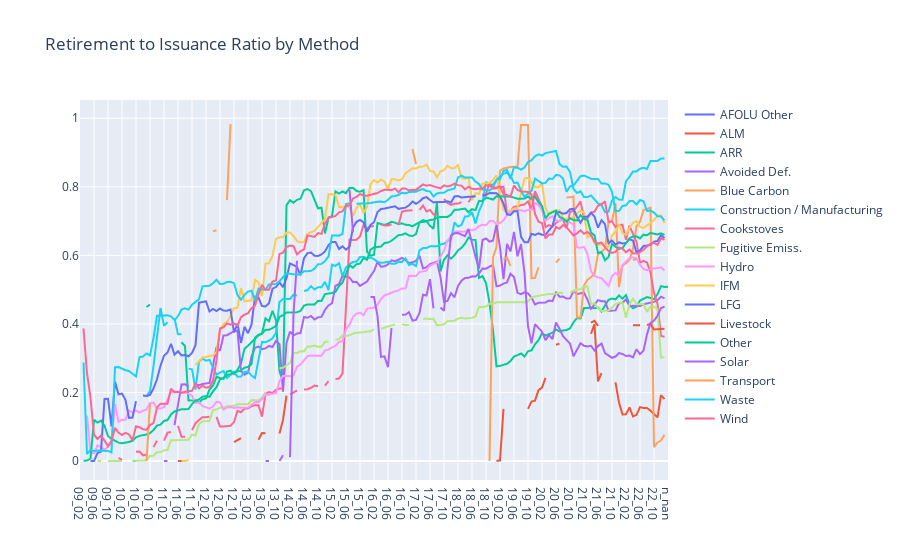

Here is the notebook cell this chart was saved with:
### Markdown cell above
# TO DO
Add a dropdown so that as well as the below graph you can choose a specific method and it shows the issuance and retirement as bars on a secondary axis

### Code cell
fig = go.Figure()
for col in list(zz)[1:]:
    fig.add_trace(go.Scatter(x=zz.YY_MM, y=zz[col], name = col))
fig.update_layout(title="Retirement to Issuance Ratio by Method")    
fig.show()

### Figure 1 — Plotly figure (JSON) as saved in the notebook; plotly's stock layout.template omitted (floating-point values rounded to 4 significant figures; data arrays with more than 128 entries replaced by an {"elided": "..."} marker saying what was removed)
{"data": [{"name": "AFOLU Other", "type": "scatter", "x": {"elided": "169 str values"}, "y": {"elided": "169 int values"}}, {"name": "ALM", "type": "scatter", "x": {"elided": "169 str values"}, "y": {"elided": "169 float values"}}, {"name": "ARR", "type": "scatter", "x": {"elided": "169 str values"}, "y": {"elided": "169 float values"}}, {"name": "Avoided Def.", "type": "scatter", "x": {"elided": "169 str values"}, "y": {"elided": "169 float values"}}, {"name": "Blue Carbon", "type": "scatter", "x": {"elided": "169 str values"}, "y": {"elided": "169 float values"}}, {"name": "Construction / Manufacturing", "type": "scatter", "x": {"elided": "169 str values"}, "y": {"elided": "169 float values"}}, {"name": "Cookstoves", "type": "scatter", "x": {"elided": "169 str values"}, "y": {"elided": "169 float values"}}, {"name": "Fugitive Emiss.", "type": "scatter", "x": {"elided": "169 str values"}, "y": {"elided": "169 float values"}}, {"name": "Hydro", "type": "scatter", "x": {"elided": "169 str values"}, "y": {"elided": "169 float values"}}, {"name": "IFM", "type": "scatter", "x": {"elided": "169 str values"}, "y": {"elided": "169 float values"}}, {"name": "LFG", "type": "scatter", "x": {"elided": "169 str values"}, "y": {"elided": "169 float values"}}, {"name": "Livestock", "type": "scatter", "x": {"elided": "169 str values"}, "y": {"elided": "169 float values"}}, {"name": "Other", "type": "scatter", "x": {"elided": "169 str values"}, "y": {"elided": "169 float values"}}, {"name": "Solar", "type": "scatter", "x": {"elided": "169 str values"}, "y": {"elided": "169 float values"}}, {"name": "Transport", "type": "scatter", "x": {"elided": "169 str values"}, "y": {"elided": "169 float values"}}, {"name": "Waste", "type": "scatter", "x": {"elided": "169 str values"}, "y": {"elided": "169 float values"}}, {"name": "Wind", "type": "scatter", "x": {"elided": "169 str values"}, "y": {"elided": "169 float values"}}], "layout": {"title": {"text": "Retirement to Issuance Ratio by Method"}}}
